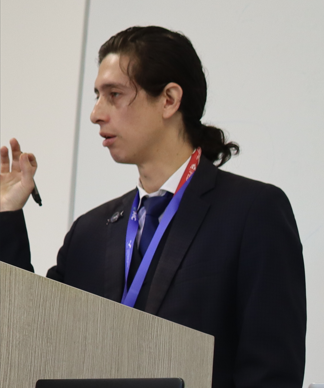
#> input picture assets/me.png, 324 x 388 px
$ python make_circular.py
#> lines starting #> are read from the running program, lines starting #| are printed output that depends on the picture; after the words box and inside, x2 and y2 are one past the last pixel; in counts of white or black regions, pixels touching at a corner belong together
from PIL import Image, ImageDraw

# Abrir imagen original
img = Image.open('assets/me.png').convert('RGBA')
#> img is the input picture: PIL image 324x388 RGBA; mean R, G, B, A 128.2, 122.8, 119.5, 255

# Crear máscara circular
size = min(img.size)
#> size = 324
mask = Image.new('L', (size, size), 0)
#> mask: PIL image 324x324 L; every value is 0
draw = ImageDraw.Draw(mask)
draw.ellipse((0, 0, size, size), fill=255)

# Recortar imagen al centro si no es cuadrada
if img.size[0] != img.size[1]:
    left = (img.size[0] - size) // 2
#> left = 0
    top = (img.size[1] - size) // 2
#> top = 32
    img = img.crop((left, top, left + size, top + size))
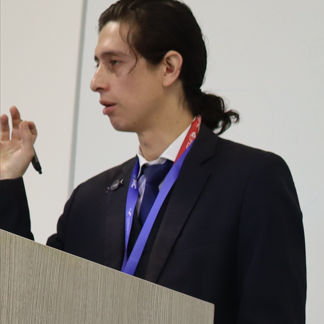
#> img: PIL image 324x324 RGBA; mean R, G, B, A 124.1, 118.2, 115.5, 255

# Aplicar máscara circular
output = Image.new('RGBA', (size, size), (0, 0, 0, 0))
#> output: PIL image 324x324 RGBA; every value is 0
output.paste(img, (0, 0))
output.putalpha(mask)
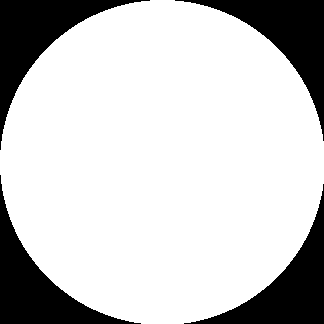
#> mask: PIL image 324x324 L; 78.9% white; 4 black regions, box (x1, y1, x2, y2) and area: (0, 0, 150, 150) 5680, (175, 0, 324, 141) 5530, (0, 175, 141, 324) 5530, (184, 184, 324, 324) 5381
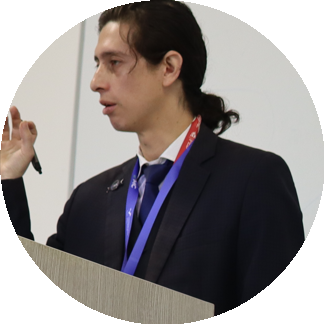
#> output: PIL image 324x324 RGBA; mean R, G, B, A 124.1, 118.2, 115.5, 201.3; transparent parts drawn white

# Guardar
output.save('assets/me-circular.png', 'PNG')
print(f'✅ Imagen circular guardada: assets/me-circular.png ({size}x{size}px)')
#| ✅ Imagen circular guardada: assets/me-circular.png (324x324px)
